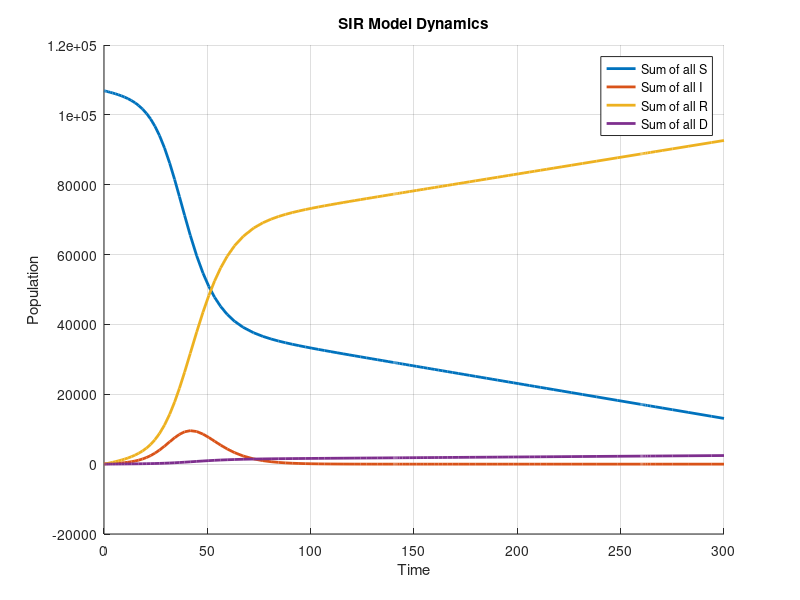

This figure's MATLAB source:
% SIR Model
close all
clc
clear

% Define the system of ODEs in a separate file named myThreeODE.m
function dydt = myODE(t, y)
    S_1 = y(1);
    S_2 = y(2);
    S_3 = y(3);
    S_4 = y(4);
    I_1 = y(5);
    I_2 = y(6);
    I_3 = y(7);
    I_4 = y(8);
    R_1 = y(9);
    R_2 = y(10);
    R_3 = y(11);
    R_4 = y(12);
    D_1 = y(13);
    D_2 = y(14);
    D_3 = y(15);
    D_4 = y(16);
    beta_1 = 2.5e-6; % infection likelihood 2.8e-4*2.5
    beta_2 = 5e-6; %1.87e-5*2.5
    beta_3 = 3e-6; %9.35e-6*2.5
    beta_4 = 5e-7; % 4.67e-6*2.5
    gamma_1 = 0.9987/5; % recovery rate from Omega
    gamma_2 = 0.997/5;
    gamma_3 = 0.957/5;
    gamma_4 = 0.886/5;
    nat_death_1 = 0.0015/365; % natural death rate
    nat_death_2 = 0.0016/365;
    nat_death_3 = 0.0076/365;
    nat_death_4 = 0.0755/365;
    I = I_1 + I_2 + I_3 + I_4;
    V = 100;
    V_1 = 0;
    V_2 = 0;
    V_3 = 0;
    V_4 = 0;
    if S_4 > V
        V_4 = V;
    elseif S_3 > V
        V_3 = V;
    elseif S_2 > V
        V_2 = V;
    elseif S_1 > V
        V_1 = V;
    end
    dydt = [-1*beta_1*S_1 *(I)-1*nat_death_1*(S_1)-V_1;
        -1*beta_2*S_2 *(I)-1*nat_death_2*(S_2)-V_2;
        -1*beta_3*S_3 *(I)-1*nat_death_3*(S_3)-V_3;
        -1*beta_4*S_4 *(I)-1*nat_death_4*(S_4)-V_4;
        beta_1*I*S_1 - gamma_1*I_1 - nat_death_1*I_1;
        beta_2*I*S_2 - gamma_2*I_2 - nat_death_2*I_2;
        beta_3*I*S_3 - gamma_3*I_3 - nat_death_3*I_3;
        beta_4*I*S_4 - gamma_4*I_4 - nat_death_4*I_4;
        gamma_1*I_1 - nat_death_1*R_1+V_1;
        gamma_2*I_2 - nat_death_2*R_2+V_2;
        gamma_3*I_3 - nat_death_3*R_3+V_3;
        gamma_4*I_4 - nat_death_4*R_4+V_4;
        nat_death_1*(S_1+I_1+R_1)+((1-gamma_1*5)/5)*I_1;
        nat_death_2*(S_2+I_2+R_2)+((1-gamma_2*5)/5)*I_2;
        nat_death_3*(S_3+I_3+R_3)+((1-gamma_3*5)/5)*I_3;
        nat_death_4*(S_4+I_4+R_4)+((1-gamma_4*5)/5)*I_4];
end

% Main script
tspan = [0 300];     % Time span
I_0 = 100;
N_total = 107000;
N_0 = N_total - I_0;
y0 = [N_0*0.2; N_0*0.35; N_0*0.3; N_0*0.15; I_0*0.25; I_0*0.25; I_0*0.25; I_0*0.25; 0; 0; 0; 0; 0; 0; 0; 0];     % Initial conditions

% Solve the system of ODEs
[t, y] = ode23(@myODE, tspan, y0);

% Plot the results
figure;
hold on;
% plot(t, y(:, 1), 'b','Linewidth',2, 'DisplayName', 'S_1 (Susceptible 1)');
% plot(t, y(:, 2), 'g', 'Linewidth', 2, 'DisplayName', 'S_2 (Susceptible 2)');
% plot(t, y(:, 3), 'r', 'Linewidth', 2, 'DisplayName', 'S_3 (Susceptible 3)');
% plot(t, y(:, 4), 'c', 'Linewidth', 2, 'DisplayName', 'S_4 (Susceptible 4)');
% plot(t, y(:, 5), 'b--', 'Linewidth', 2, 'DisplayName', 'I_1 (Infected 1)');
% plot(t, y(:, 6), 'g--', 'Linewidth', 2, 'DisplayName', 'I_2 (Infected 2)');
% plot(t, y(:, 7), 'r--', 'Linewidth', 2, 'DisplayName', 'I_3 (Infected 3)');
% plot(t, y(:, 8), 'c--', 'Linewidth', 2, 'DisplayName', 'I_4 (Infected 4)');
% plot(t, y(:, 9), 'b:', 'Linewidth', 2, 'DisplayName', 'R_1 (Recovered 1)');
% plot(t, y(:, 10), 'g:', 'Linewidth', 2, 'DisplayName', 'R_2 (Recovered 2)');
% plot(t, y(:, 11), 'r:', 'Linewidth', 2, 'DisplayName', 'R_3 (Recovered 3)');
% plot(t, y(:, 12), 'c:', 'Linewidth', 2, 'DisplayName', 'R_4 (Recovered 4)');
% plot(t, y(:, 13), 'b-.', 'Linewidth', 2, 'DisplayName', 'D_1 (Dead 1)');
% plot(t, y(:, 14), 'g-.', 'Linewidth', 2, 'DisplayName', 'D_2 (Dead 2)');
% plot(t, y(:, 15), 'r-.', 'Linewidth', 2, 'DisplayName', 'D_3 (Dead 3)');
% plot(t, y(:, 16), 'c-.', 'Linewidth', 2, 'DisplayName', 'D_4 (Dead 4)');
% Validation
S_sum = y(:, 1) + y(:, 2) + y(:, 3) + y(:, 4);
I_sum = y(:, 5) + y(:, 6) + y(:, 7) + y(:, 8);
R_sum = y(:, 9) + y(:, 10) + y(:, 11) + y(:, 12);
D_sum = y(:, 13) + y(:, 14) + y(:, 15) + y(:, 16);
sum_of_sums = S_sum + I_sum + R_sum + D_sum;

% plot(t,sum_of_sums, 'Linewidth', 2, 'DisplayName', 'Sum of all graphs')
plot(t,S_sum, 'Linewidth', 2, 'DisplayName', 'Sum of all S')
plot(t,I_sum, 'Linewidth', 2, 'DisplayName', 'Sum of all I')
plot(t,R_sum, 'Linewidth', 2, 'DisplayName', 'Sum of all R')
plot(t,D_sum, 'Linewidth', 2, 'DisplayName', 'Sum of all D')
% plot(t, y(:, 16), 'c-.', 'Linewidth', 2, 'DisplayName', 'D_4 (Dead 4)');
round(sum_of_sums - N_total) % This sum should be equal to 0
% plot(t, sum_of_sums, 'c-.', 'Linewidth', 2, 'Sum of sums');
hold off;

xlabel('Time');
ylabel('Population');
title('SIR Model Dynamics');
legend show;
grid on;

